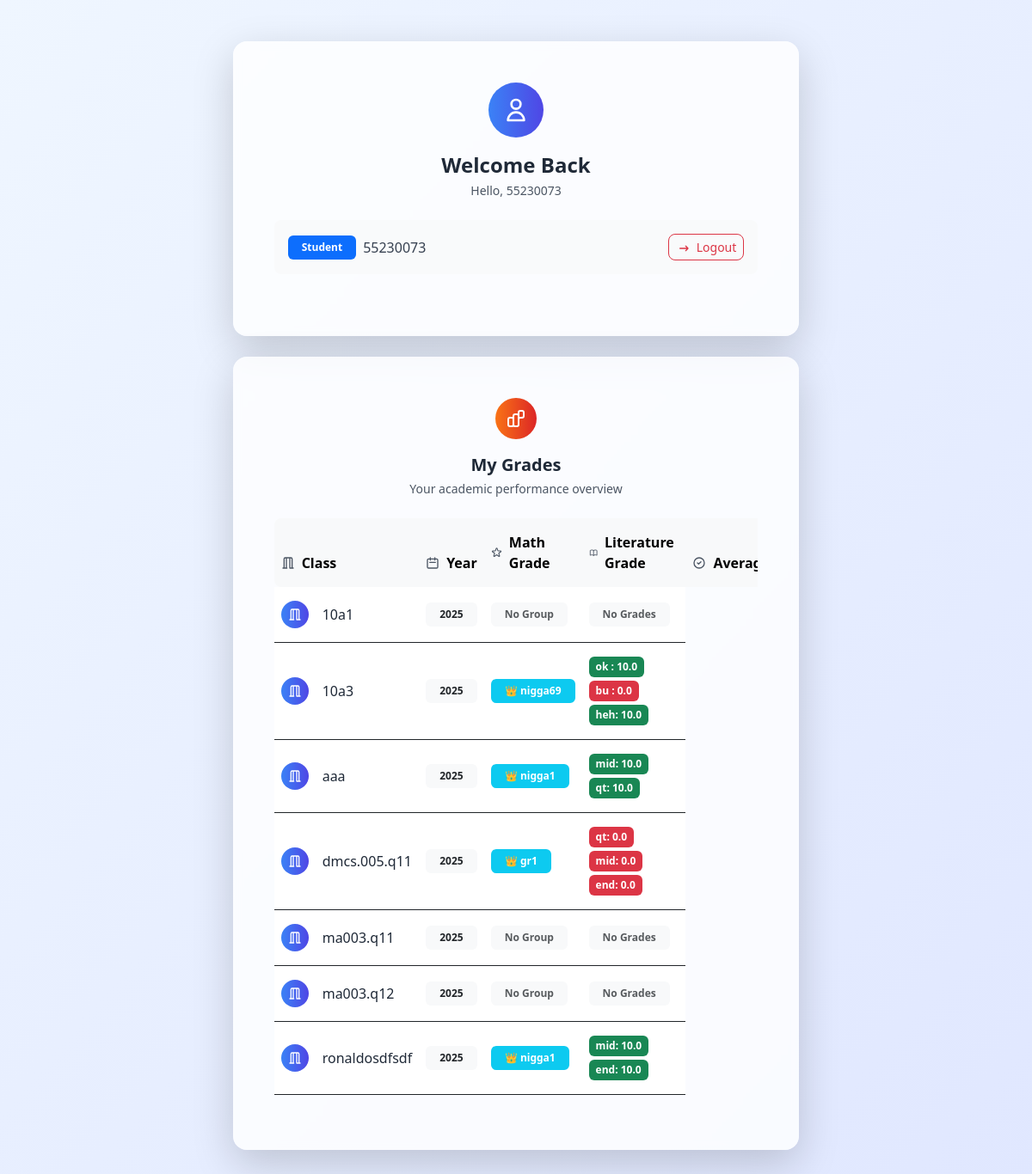
/ (signed in), run on an earlier commit of the app's database.
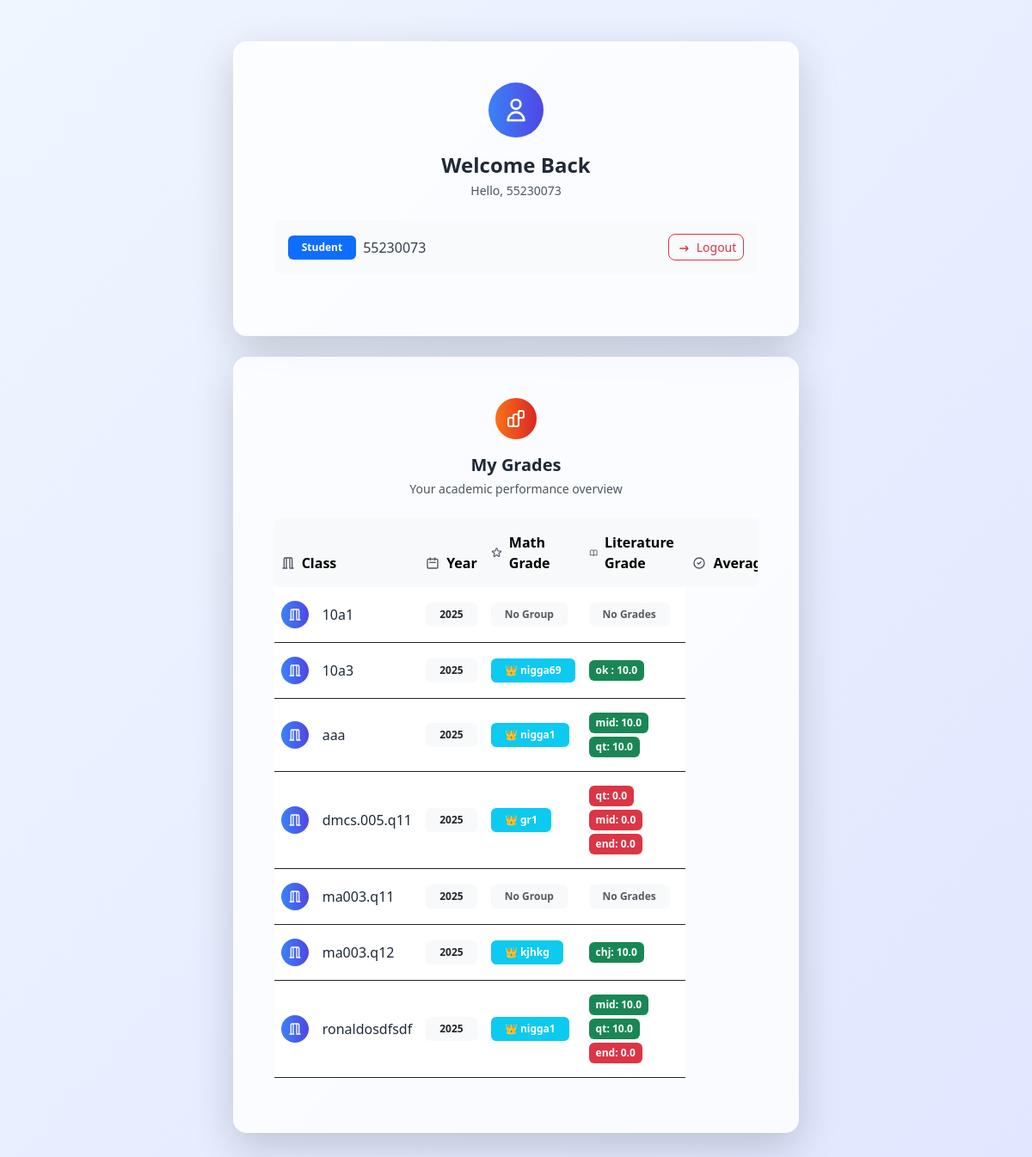
And on a later commit of the database.
### tables this page shows
CREATE TABLE student_to_classes (   
  id TEXT NOT NULL,
  student_name TEXT NOT NULL,       
  class_name TEXT NOT NULL,
  started_year INTEGER NOT NULL,    
  group_name text DEFAULT '',       
  is_group_leader integer DEFAULT 0,
  absent integer default 0,
  grade TEXT DEFAULT '{}',
  PRIMARY KEY (id, class_name, started_year),
  FOREIGN KEY (id) REFERENCES users(id),
  FOREIGN KEY (class_name, started_year) REFERENCES classes(class_name, started_year)
);

### main.py (the view)
@app.route('/', methods=['GET','POST'])
def serve_main():
    if 'id' in session:
        if session['id'] != admin_id:
            db=get_db()
            user_data=db.execute("select * from student_to_classes where id = ?",(session['id'],)).fetchall()
            return render_template('personal.html',user_data=user_data)
        db = get_db()
        classes_list = db.execute("SELECT * FROM classes ORDER BY started_year DESC, class_name ASC")
        classes_list = classes_list.fetchall()
        db.close()
        return render_template('index.html', classes_list=classes_list)
    else:
        return redirect(url_for('login'))

### main.py (called while the page is built)
def from_json_filter(value):
    if value:
        return json.loads(value)
    return {}

def get_db():
    conn = sqlite3.connect(database_path)
    conn.row_factory = sqlite3.Row
    return conn

### templates/personal.html (shortened to what this page needs)
<!DOCTYPE html>
<html lang="en">
<head>
    <link href="https://cdn.jsdelivr.net/npm/bootstrap@5.3.0/dist/css/bootstrap.min.css" rel="stylesheet">
    <script src="https://cdn.tailwindcss.com"></script>
</head>
<body class="bg-gradient-to-br from-blue-50 to-indigo-100 min-h-screen">
    <div class="container py-5">
        <div class="row justify-content-center">
            <div class="col-lg-10 col-xl-8">
                <div class="card shadow-lg border-0 rounded-4 bg-white/80 backdrop-blur-sm mb-4">
                    <div class="card-body p-5">
                        <div class="text-center mb-4">
                            <div class="bg-gradient-to-r from-blue-500 to-indigo-600 w-16 h-16 rounded-full mx-auto mb-3 flex items-center justify-center">
                                <svg class="w-8 h-8 text-white" fill="none" stroke="currentColor" viewBox="0 0 24 24">
                                    <path stroke-linecap="round" stroke-linejoin="round" stroke-width="2" d="M16 7a4 4 0 11-8 0 4 4 0 018 0zM12 14a7 7 0 00-7 7h14a7 7 0 00-7-7z"/>
                                </svg>
                            </div>
                            <h2 class="text-2xl font-bold text-gray-800 mb-1">Welcome Back</h2>
                            <p class="text-gray-600 text-sm">Hello, {{ session.id }}</p>
                        </div>
                        <div class="d-flex justify-content-between align-items-center mb-4 p-3 bg-gray-50 rounded-3">
                            <div class="d-flex align-items-center">
                                <span class="badge bg-primary me-2 px-3 py-2">Student</span>
                                <span class="text-gray-700 font-medium">{{ session.id }}</span>
                            </div>
                            <a href="{{ url_for('logout') }}" class="btn btn-outline-danger btn-sm rounded-3">
                                <svg class="w-4 h-4 inline-block me-1" fill="none" stroke="currentColor" viewBox="0 0 24 24">
                                    <path stroke-linecap="round" stroke-linejoin="round" stroke-width="2" d="M17 16l4-4m0 0l-4-4m4 4H7"/>
                                </svg>
                                Logout
                            </a>
                        </div>
                    </div>
                </div>
                {% if user_data %}
                <div class="card shadow-lg border-0 rounded-4 bg-white/80 backdrop-blur-sm">
                    <div class="card-body p-5">
                        <div class="text-center mb-4">
                            <div class="bg-gradient-to-r from-orange-500 to-red-600 w-12 h-12 rounded-full mx-auto mb-3 flex items-center justify-center">
                            </div>
                            <h5 class="text-xl font-bold text-gray-800 mb-1">My Grades</h5>
                            <p class="text-gray-600 text-sm">Your academic performance overview</p>
                        </div>
                        <div class="table-responsive">
                            <table class="table table-hover align-middle">
                                <thead class="table-light">
                                    <tr>
                                        <th scope="col" class="rounded-start-3 border-0 py-3">
                                            <div class="d-flex align-items-center">
                                                <svg class="w-4 h-4 me-2 text-gray-600" fill="none" stroke="currentColor" viewBox="0 0 24 24">
                                                    <path stroke-linecap="round" stroke-linejoin="round" stroke-width="2" d="M19 21V5a2 2 0 00-2-2H7a2 2 0 00-2 2v16m14 0h2m-2 0h-4m-5 0H3m2 0h4M9 3v18m6-18v18"/>
                                                </svg>
                                                Class
                                            </div>
                                        </th>
                                        <th scope="col" class="border-0 py-3">
                                            <div class="d-flex align-items-center">
                                                <svg class="w-4 h-4 me-2 text-gray-600" fill="none" stroke="currentColor" viewBox="0 0 24 24">
                                                    <path stroke-linecap="round" stroke-linejoin="round" stroke-width="2" d="M8 7V3m8 4V3m-9 8h10M5 21h14a2 2 0 002-2V7a2 2 0 00-2-2H5a2 2 0 00-2 2v12a2 2 0 002 2z"/>
                                                </svg>
                                                Year
                                            </div>
                                        </th>
                                        <th scope="col" class="border-0 py-3">
                                            <div class="d-flex align-items-center">
                                                Math Grade
                                            </div>
                                        </th>
                                        <th scope="col" class="border-0 py-3">
                                            <div class="d-flex align-items-center">
                                                Literature Grade
                                            </div>
                                        </th>
                                        <th scope="col" class="rounded-end-3 border-0 py-3">
                                            <div class="d-flex align-items-center">
                                                <svg class="w-4 h-4 me-2 text-gray-600" fill="none" stroke="currentColor" viewBox="0 0 24 24">
                                                    <path stroke-linecap="round" stroke-linejoin="round" stroke-width="2" d="M9 12l2 2 4-4m6 2a9 9 0 11-18 0 9 9 0 0118 0z"/>
                                                </svg>
                                                Average
                                            </div>
                                        </th>
                                    </tr>
                                </thead>
                                <tbody>
                                    {% for class_info in user_data %}
                                    <tr class="border-0">
                                        <td class="py-3">
                                            <div class="d-flex align-items-center">
                                                <div class="bg-gradient-to-r from-blue-500 to-indigo-600 w-8 h-8 rounded-full me-3 flex items-center justify-center">
                                                    <svg class="w-4 h-4 text-white" fill="none" stroke="currentColor" viewBox="0 0 24 24">
                                                        <path stroke-linecap="round" stroke-linejoin="round" stroke-width="2" d="M19 21V5a2 2 0 00-2-2H7a2 2 0 00-2 2v16m14 0h2m-2 0h-4m-5 0H3m2 0h4M9 3v18m6-18v18"/>
                                                    </svg>
                                                </div>
                                                <span class="font-medium text-gray-800">{{ class_info.class_name }}</span>
                                            </div>
                                        </td>
                                        <td class="py-3">
                                            <span class="badge bg-light text-dark px-3 py-2">{{ class_info.started_year }}</span>
                                        </td>
                                        <td class="py-3">
                                            {% if class_info.group_name %}
                                                <span class="badge bg-info px-3 py-2">
                                                    {% if class_info.is_group_leader %}👑 {% endif %}{{ class_info.group_name }}
                                                </span>
                                            {% else %}
                                                <span class="badge bg-light text-muted px-3 py-2">No Group</span>
                                            {% endif %}
                                        </td>
                                        <td class="py-3">
                                            {% if class_info.grade and class_info.grade != '{}' %}
                                                {% set grades = class_info.grade|from_json %}
                                                {% if grades %}
                                                    <div class="d-flex flex-wrap gap-1">
                                                        {% for subject, grade in grades.items() %}
                                                            {% if grade is not none %}
                                                                {% set grade_float = grade|float %}
                                                                <span class="badge px-2 py-1 text-xs
                                                                    {% if grade_float >= 8.0 %}bg-success
                                                                    {% elif grade_float >= 6.5 %}bg-warning text-dark
                                                                    {% elif grade_float >= 5.0 %}bg-info text-dark
                                                                    {% else %}bg-danger
                                                                    {% endif %}">
                                                                    {{ subject[:3] }}: {{ "%.1f"|format(grade_float) }}
                                                                </span>
                                                            {% endif %}
                                                        {% endfor %}
                                                    </div>
                                                {% else %}
                                                    <span class="badge bg-light text-muted px-3 py-2">No Grades</span>
                                                {% endif %}
                                            {% else %}
                                                <span class="badge bg-light text-muted px-3 py-2">No Grades</span>
                                            {% endif %}
                                        </td>
                                    </tr>
                                    {% endfor %}
                                </tbody>
                            </table>
                        </div>
                    </div>
                </div>
                {% endif %}
            </div>
        </div>
    </div>
</body>
</html>

What changed in the data, as far as the page shows it:
changed student_to_classes "ma003.q12": group_name (not shown) → "kjhkg"; group_name "No Group" → "👑"; no longer shows "No Grades"
Also different on the page:
new list line: "chj : 10.0"
new list line: "qt : 10.0"
new list line: "end : 0.0"
list line gone: "bu : 0.0"
list line gone: "heh : 10.0"
list line gone: "end : 10.0"
